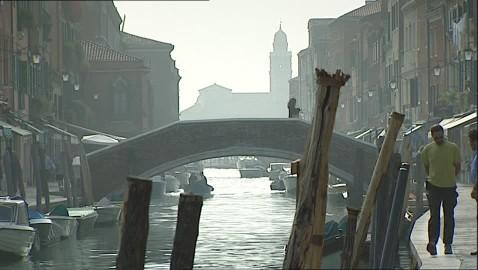
#> input picture 代码/Nonlocal_Berman/Images/AM_Bing_211.png, 478 x 270 px; its folder holds only this picture in this run
$ python Berman.py
#> lines starting #> are read from the running program, lines starting #| are printed output that depends on the picture
### 代码/Nonlocal_Berman/airlight_eas.py
# -*- coding: utf-8 -*-

import cv2
import numpy as np

def MinFilter_berman(src, r=7):
    '''最小值滤波，r是滤波器半径'''
    return cv2.erode(src, np.ones((2 * r + 1, 2 * r + 1)))


def eas_Berman(m, r, eps, w, maxV1):                 # 输入rgb图像，值范围[0,1]
    '''计算大气遮罩图像V1和光照值A, V1 = 1-t/A'''
    V1 = np.min(m, 2)
    Dark_Channel = MinFilter_berman(V1, 7)
    bins = 2000
    ht = np.histogram(Dark_Channel, bins)                  # 计算大气光照A
    d = np.cumsum(ht[0]) / float(Dark_Channel.size)
    for lmax in range(bins - 1, 0, -1):
        if d[lmax] <= 0.999:
            break
    A = np.mean(m, 2)[Dark_Channel >= ht[1][lmax]].max()
#    V1 = np.minimum(V1 * w, maxV1)               # 对值范围进行限制
    return A

### 代码/Nonlocal_Berman/guide_berman.py
# -*- coding: utf-8 -*-

# -*- coding: utf-8 -*-
import numpy as np
import cv2

class Guided_Berman:

    def __init__(self, I, radius=5, epsilon=0.4):

        self._radius = 2 * radius + 1
        self._epsilon = epsilon
        self._I = self._toFloatImg(I)

        self._initFilter()

    def _toFloatImg(self, img):
        if img.dtype == np.float32:
            return img
        return ( 1.0 / 255.0 ) * np.float32(img)

    def _initFilter(self):
        I = self._I
        r = self._radius
        eps = self._epsilon

        Ir, Ig, Ib = I[:, :, 0], I[:, :, 1], I[:, :, 2]

        self._Ir_mean = cv2.blur(Ir, (r, r))
        self._Ig_mean = cv2.blur(Ig, (r, r))
        self._Ib_mean = cv2.blur(Ib, (r, r))

        Irr_var = cv2.blur(Ir ** 2, (r, r)) - self._Ir_mean ** 2 + eps
        Irg_var = cv2.blur(Ir * Ig, (r, r)) - self._Ir_mean * self._Ig_mean
        Irb_var = cv2.blur(Ir * Ib, (r, r)) - self._Ir_mean * self._Ib_mean
        Igg_var = cv2.blur(Ig * Ig, (r, r)) - self._Ig_mean * self._Ig_mean + eps
        Igb_var = cv2.blur(Ig * Ib, (r, r)) - self._Ig_mean * self._Ib_mean
        Ibb_var = cv2.blur(Ib * Ib, (r, r)) - self._Ib_mean * self._Ib_mean + eps


        self._Ir_mean = cv2.blur(Ir, (r, r))
        self._Ig_mean = cv2.blur(Ig, (r, r))
        self._Ib_mean = cv2.blur(Ib, (r, r))

        Irr_var = cv2.blur(Ir ** 2, (r, r)) - self._Ir_mean ** 2 + eps
        Irg_var = cv2.blur(Ir * Ig, (r, r)) - self._Ir_mean * self._Ig_mean
        Irb_var = cv2.blur(Ir * Ib, (r, r)) - self._Ir_mean * self._Ib_mean
        Igg_var = cv2.blur(Ig * Ig, (r, r)) - self._Ig_mean * self._Ig_mean + eps
        Igb_var = cv2.blur(Ig * Ib, (r, r)) - self._Ig_mean * self._Ib_mean
        Ibb_var = cv2.blur(Ib * Ib, (r, r)) - self._Ib_mean * self._Ib_mean + eps


        Irr_inv = Igg_var * Ibb_var - Igb_var * Igb_var
        Irg_inv = Igb_var * Irb_var - Irg_var * Ibb_var
        Irb_inv = Irg_var * Igb_var - Igg_var * Irb_var
        Igg_inv = Irr_var * Ibb_var - Irb_var * Irb_var
        Igb_inv = Irb_var * Irg_var - Irr_var * Igb_var
        Ibb_inv = Irr_var * Igg_var - Irg_var * Irg_var

        I_cov = Irr_inv * Irr_var + Irg_inv * Irg_var + Irb_inv * Irb_var
        Irr_inv /= I_cov
        Irg_inv /= I_cov
        Irb_inv /= I_cov
        Igg_inv /= I_cov
        Igb_inv /= I_cov
        Ibb_inv /= I_cov

        self._Irr_inv = Irr_inv
        self._Irg_inv = Irg_inv
        self._Irb_inv = Irb_inv
        self._Igg_inv = Igg_inv
        self._Igb_inv = Igb_inv
        self._Ibb_inv = Ibb_inv

    def _computeCoefficients(self, p):
        r = self._radius
        I = self._I
        Ir, Ig, Ib = I[:, :, 0], I[:, :, 1], I[:, :, 2]


        p_mean = cv2.blur(p, (r, r))
        Ipr_mean = cv2.blur(Ir * p, (r, r))
        Ipg_mean = cv2.blur(Ig * p, (r, r))
        Ipb_mean = cv2.blur(Ib * p, (r, r))


        Ipr_cov = Ipr_mean - self._Ir_mean * p_mean
        Ipg_cov = Ipg_mean - self._Ig_mean * p_mean
        Ipb_cov = Ipb_mean - self._Ib_mean * p_mean

        ar = self._Irr_inv * Ipr_cov + self._Irg_inv * Ipg_cov + self._Irb_inv * Ipb_cov
        ag = self._Irg_inv * Ipr_cov + self._Igg_inv * Ipg_cov + self._Igb_inv * Ipb_cov
        ab = self._Irb_inv * Ipr_cov + self._Igb_inv * Ipg_cov + self._Ibb_inv * Ipb_cov

        b = p_mean - ar * self._Ir_mean - ag * self._Ig_mean - ab * self._Ib_mean

        ar_mean = cv2.blur(ar, (r, r))
        ag_mean = cv2.blur(ag, (r, r))
        ab_mean = cv2.blur(ab, (r, r))
        b_mean = cv2.blur(b, (r, r))

        return ar_mean, ag_mean, ab_mean, b_mean

    def _computeOutput(self, ab, I):

        ar_mean, ag_mean, ab_mean, b_mean = ab
        Ir, Ig, Ib = I[:, :, 0], I[:, :, 1], I[:, :, 2]
        q = ar_mean * Ir + ag_mean * Ig + ab_mean * Ib + b_mean
        return q

    def filter(self, p):

        p_32F = self._toFloatImg(p)
        ab = self._computeCoefficients(p)
        return self._computeOutput(ab, self._I)

### 代码/Nonlocal_Berman/Berman.py
# -*- coding: utf-8 -*-

# -*- coding: utf-8 -*-
"""
Created on Tue Dec 17 17:22:08 2019

@author: yifan
"""

import os
import cv2
import numpy as np
import math
from sklearn.neighbors import KDTree
from sklearn.cluster import MiniBatchKMeans
import numpy as np
import copy
from guide_berman import Guided_Berman
from airlight_eas import eas_Berman,MinFilter_berman


"""
构造KD树
"""
def get_KDtree(txt_path):
    data = np.loadtxt(txt_path)
    return KDTree(data)


"""
生成聚类结果
"""
def kd_tree(trans):
    h,w = trans.shape[0:2]
    tree = get_KDtree('TR1000.txt')
    trans = np.reshape(trans,(h*w,-1))
    dist,ind = tree.query(trans,k=1)
    labels = np.reshape(ind,(h,w))
    return labels

"""
功能：透射率图初始估计
参数说明：
img:
"""
def tran_eas(img,dist_from_airlight,labels,A,K=1000):
    transmission_estimation = copy.deepcopy(dist_from_airlight)
    dist_from_airlight = np.abs(dist_from_airlight)
    trans = np.zeros_like(dist_from_airlight)
    for i in range(K):
        mask = np.where(labels==i)
        if mask[0].shape[0]>0:
            max_rad = max(dist_from_airlight[mask])
            transmission_estimation[mask] /= max_rad
    trans_min = 0.1
    transmission_estimation = np.minimum(np.maximum(transmission_estimation, trans_min),1)
    trans_lower_bound = 1-np.min(img/A,axis=2)
    transmission_estimation = np.maximum(transmission_estimation,trans_lower_bound)
#    print(img.dtype,transmission_estimation.dtype,img.shape,transmission_estimation.shape)
    gimfiltR = 60 #引导滤波时半径的大小
    eps = 10**-3 #引导滤波时epsilon的值
    guided_filter = Guided_Berman(img, gimfiltR, eps)
    dst = guided_filter.filter(transmission_estimation)
#    dst = cv2.ximgproc.guidedFilter(guide=img, src=transmission_estimation, radius=16, eps=50, dDepth=-1)
    return dst
"""
参数解释：
img_path:为输入图像路径
save_path:为复原图像保存路径，默认为空
"""
def berman_dehaze(haze_img,save_path=None):
#    haze_img = cv2.imread(img_path)
    show_img = copy.deepcopy(haze_img)/float(255)
    print('show_img',show_img.dtype)
    airlight = eas_Berman(haze_img, r=81, eps=0.001, w=0.98, maxV1=0.8)/255
    h,w = haze_img.shape[0:2]
    h,w,channel = haze_img.shape
#    haze_img = haze_img.astype(np.float32)/255
    haze_img = haze_img/255
    dist_from_airlight = np.zeros_like(haze_img)
    radius = np.zeros((h,w),dtype = np.float64)
    for id in range(channel):
        dist_from_airlight[:,:,id] = haze_img[:,:,id]-airlight
        radius += np.power(dist_from_airlight[:,:,id],2)
    radius = np.sqrt(radius+0.000001)
    I_A = copy.deepcopy(radius)
    radius = cv2.merge((radius,radius,radius))
    points = dist_from_airlight/radius
    labels = kd_tree(points)
    t = tran_eas(show_img,I_A,labels,airlight)
    t = cv2.merge((t,t,t))
#    t = t.astype(np.float64)
    J = (dist_from_airlight/t+airlight)*255
#    J *= 255
    J = np.clip(J,0,255)
    J = J.astype(np.uint8)
# [8 lines of commented-out code are left out]
    if save_path:
        cv2.imwrite(save_path,J*255)
    return J

def run():
    dir_name = 'Images'
    save_dir = 'Dehazed'
    imgs = os.listdir(dir_name)
    start = 1
    for img_name in imgs:
        if img_name.endswith('png') or img_name.endswith('jpg'):
            save_path = os.path.join(save_dir,img_name)
            input_path = os.path.join(dir_name,img_name)
            haze_img = cv2.imread(input_path)
            berman_dehaze(haze_img,save_path=save_path)
            print('I have completed %s'%img_name)
            start+=1
            if start>=1:
                break
if __name__=='__main__':
#    run()
    dir_name = 'Images'
    save_dir = 'Dehazed'
    imgs = os.listdir(dir_name)
    start = 1
    for img_name in imgs:
        if img_name.endswith('png') or img_name.endswith('jpg'):
            save_path = os.path.join(save_dir,img_name)
            input_path = os.path.join(dir_name,img_name)
            haze_img = cv2.imread(input_path)
#> haze_img is the input picture: shape (270, 478, 3); mean B, G, R 118.7, 124.7, 118
            dehazed_img = berman_dehaze(haze_img,save_path=save_path)
#| show_img float64
#> in MinFilter_berman, `return cv2.erode(src, np.ones((2 * r + 1, 2 * r + 1)))`:
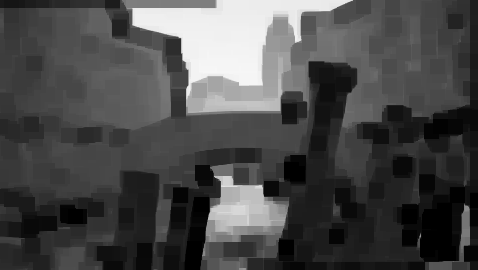
#> returned value: shape (270, 478); min 0, max 247, mean 74
#> in eas_Berman, `d = np.cumsum(ht[0]) / float(Dark_Channel.size)`: d = 2000 values from 0.0267 to 1
#> in eas_Berman, `A = np.mean(m, 2)[Dark_Channel >= ht[1][lmax]].max()`: A = 252.7
#> in berman_dehaze, `airlight = eas_Berman(haze_img, r=81, eps=0.001, w=0.98, maxV1=0.8)/255`: airlight = 0.991
#> in kd_tree, `labels = np.reshape(ind,(h,w))`:
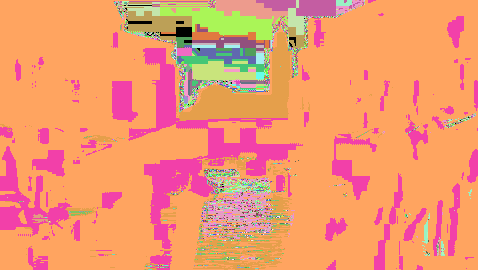
#> labels: shape (270, 478) int64; 170 distinct labels, from 0 to 912; one colour per label, 0 black
#> the loop in tran_eas, `for i in range(K):` made 1000 passes
#> (mask, max_rad) on passes 1, 19: (423 positions, rows 5 to 189, columns 124 to 468, 0.105), (([265], [158]), 0.0438)
#> max_rad on passes 98, 99, 103, 129, 134, 136: 0.0327, 0.0257, 0.0677, 0.0364, 0.0818, 0.0183
#> after the loop in tran_eas, `for i in range(K):`:
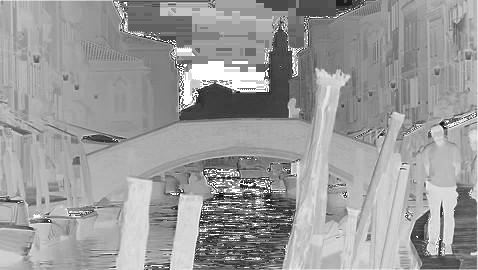
#> transmission_estimation: shape (270, 478) float64; min 0.0335, max 1, mean 0.61
#> in _initFilter, `Ibb_var = cv2.blur(Ib * Ib, (r, r)) - self._Ib_mean * self._Ib_mean + ..`:
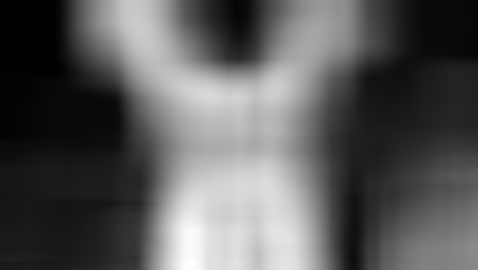
#> Ibb_var: shape (270, 478) float32; min 0.001, max 0.001, mean 0.001; drawn with min black and max white
#> in _initFilter, `Ibb_inv /= I_cov`:
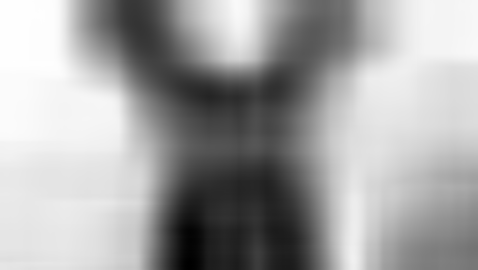
#> Ibb_inv: shape (270, 478) float32; min 998.6, max 1000, mean 999.5; drawn with min black and max white
#> in _computeCoefficients, `Ipr_mean = cv2.blur(Ir * p, (r, r))`:
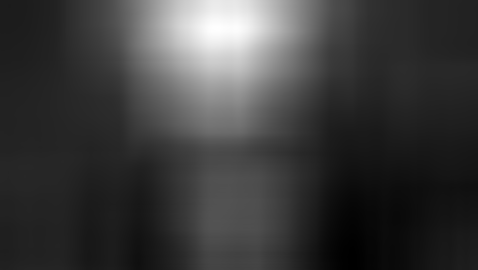
#> Ipr_mean: shape (270, 478) float64; min 0.000684, max 0.00223, mean 0.00105; drawn with min black and max white
#> in _computeCoefficients, `Ipr_cov = Ipr_mean - self._Ir_mean * p_mean`:
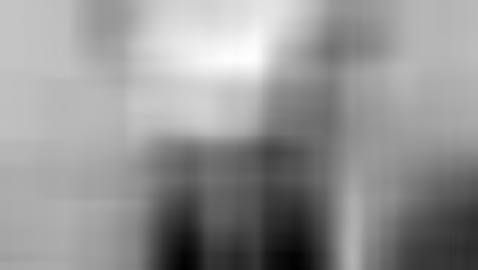
#> Ipr_cov: shape (270, 478) float64; min -0.000219, max 5.48e-05, mean -5.88e-05; drawn with min black and max white
            print('I have completed %s'%img_name)
            start+=1
            if start>=1:
                break
    after_img = cv2.imread('Dehazed/AM_Bing_211.png')
    dehazed_img = np.clip(dehazed_img,0,255)
#    dehazed_img += 255
    show_img = dehazed_img.astype(np.uint8)
    while True:
        cv2.imshow('show',show_img)
        if cv2.waitKey(10) == 27:
#> (key Esc is pressed here)
            cv2.destroyAllWindows()
            break

$ run again, on 代码/Nonlocal_Berman/Images/AM_Bing_232.png
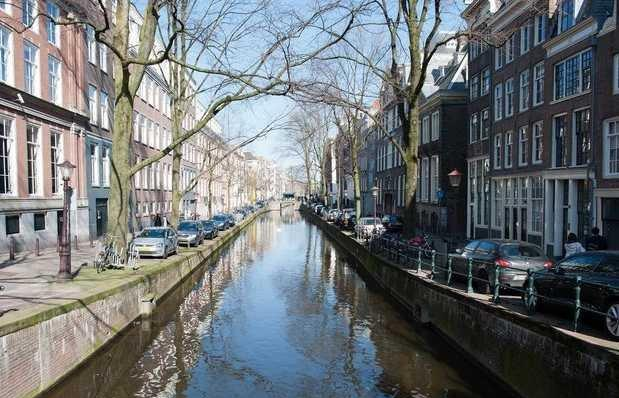
#> input picture 代码/Nonlocal_Berman/Images/AM_Bing_232.png, 619 x 398 px
#> haze_img is the input picture: shape (398, 619, 3); mean B, G, R 117.6, 114.7, 109.6
#| show_img float64
#> d = 2000 values from 0.243 to 1
#> A = 247
#> airlight = 0.969
#> in kd_tree, `labels = np.reshape(ind,(h,w))`:
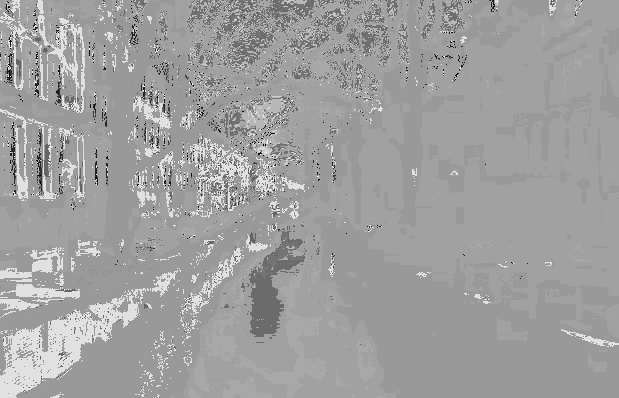
#> labels: shape (398, 619) int64; min 0, max 998, mean 626.7; drawn with min black and max white
#> the loop in tran_eas, `for i in range(K):` made 1000 passes
#> (mask, max_rad) on passes 1, 2, 3, 5, 7, 9: (11 positions, rows 8 to 250, columns 8 to 422, 0.136), (([41, 86, 90, 93, 175, 188], [156, 58, 58, 58, 38, 59]), 0.0422), (([2, 143, 143, 159, 236], [468, 250, 254, 274, 194]), 0.0567), (([56], [8]), 0.0225), (([66, 153], [434, 95]), 0.0319), (([154], [258]), 0.0576)
#> in _computeCoefficients, `Ipr_cov = Ipr_mean - self._Ir_mean * p_mean`:
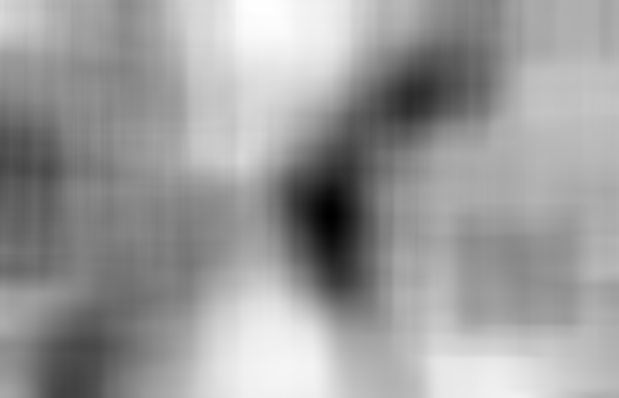
#> Ipr_cov: shape (398, 619) float64; min -0.000261, max 1.07e-05, mean -9.43e-05; drawn with min black and max white

$ run again, on 代码/Nonlocal_Berman/Images/AM_Bing_242.png
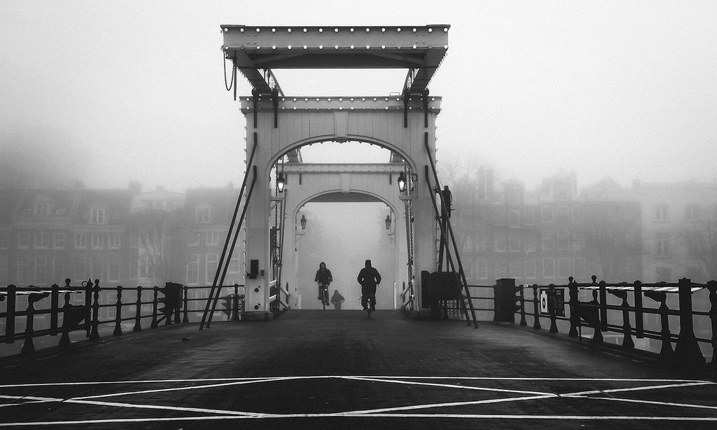
#> input picture 代码/Nonlocal_Berman/Images/AM_Bing_242.png, 717 x 430 px
#> haze_img is the input picture: shape (430, 717, 3); min 2, max 255, mean 138.7
#| show_img float64
#> d = 2000 values from 0.00073 to 1
#> A = 249
#> airlight = 0.976
#> in kd_tree, `labels = np.reshape(ind,(h,w))`:
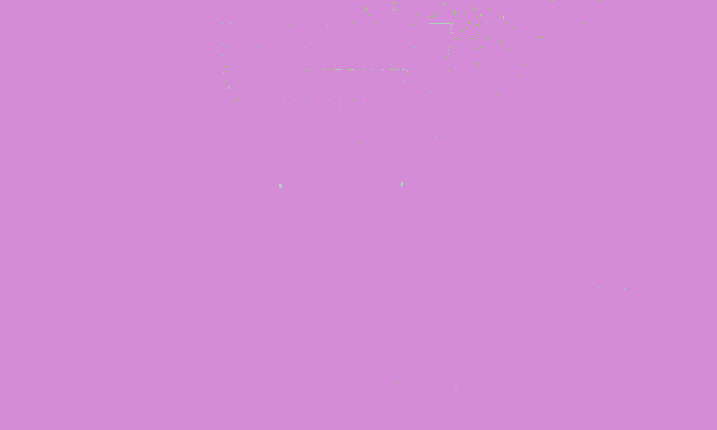
#> labels: shape (430, 717) int64; 3 distinct labels, from 151 to 712; one colour per label, 0 black
#> the loop in tran_eas, `for i in range(K):` made 1000 passes
#> max_rad on passes 152, 602, 713: 0.0408, 1.68, 0.001
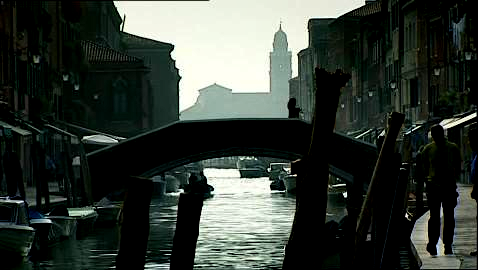
#> input picture 代码/Nonlocal_Berman/Dehazed/AM_Bing_211.png, 478 x 270 px
#> after_img is the input picture: shape (270, 478, 3); mean B, G, R 54.4, 60.9, 53.5

$ run again, on 代码/Nonlocal_Berman/Images/AM_Bing_243.png
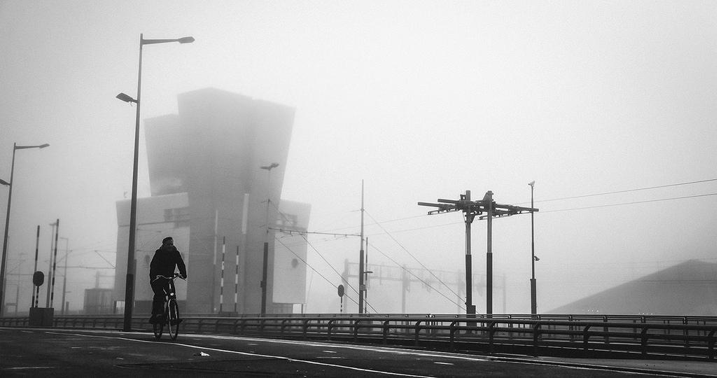
#> input picture 代码/Nonlocal_Berman/Images/AM_Bing_243.png, 717 x 378 px
#> haze_img is the input picture: shape (378, 717, 3); min 0, max 255, mean 176.5
#| show_img float64
#> d = 2000 values from 0.00083 to 1
#> A = 248
#> airlight = 0.973
#> labels: shape (378, 717) int64; 3 distinct labels, from 151 to 712
#> the loop in tran_eas, `for i in range(K):` made 1000 passes
#> max_rad on passes 152, 602, 713: 0.0476, 1.68, 0.001
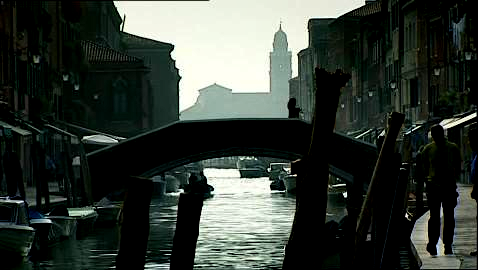
#> input picture 代码/Nonlocal_Berman/Dehazed/AM_Bing_211.png, 478 x 270 px
#> after_img is the input picture: shape (270, 478, 3); mean B, G, R 54.4, 60.9, 53.5
